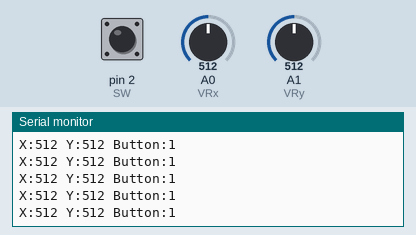
This sketch was run on a simulated Arduino Uno, built with avr-gcc and run on an emulated ATmega328P. Parts: the last lines printed to the serial monitor. Inputs (shaded band) come from the test bench; at power-on: A0 (VRx) = 512, A1 (VRy) = 512, pin 2 (SW) HIGH.

Above: at 1.2 s.
1.3 s: A0 (VRx) set to 716
At 1.31 s:
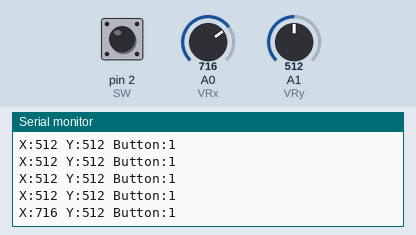
2.8 s: A1 (VRy) set to 716
At 2.83 s:
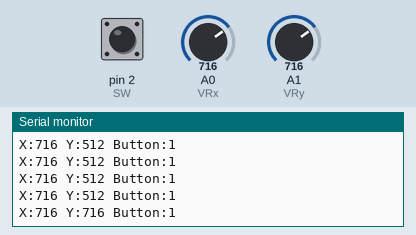
4.3 s: pin 2 (SW) pulled LOW for 0.15 s
At 4.34 s:
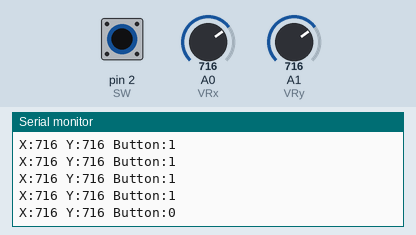
5.9 s: A0 (VRx) set to 1023
At 5.95 s:
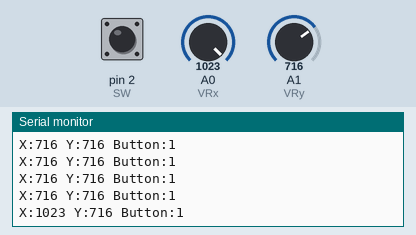
8.9 s: pin 2 (SW) pulled LOW for 1 s
At 8.97 s:
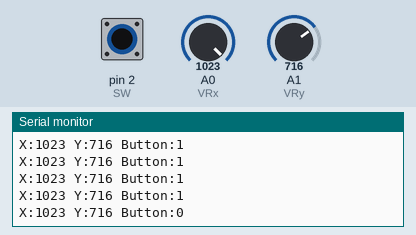
11.4 s: A1 (VRy) set to 900
At 11.49 s:
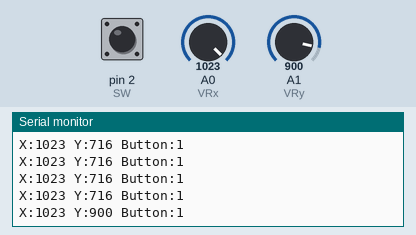
Timing chart, 0 to 13.9 s (numbered marks = the images above; inputs shaded):
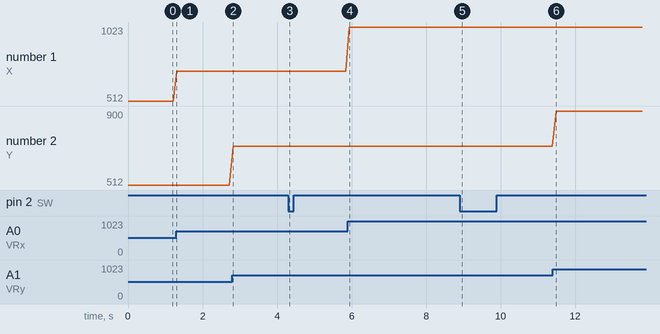

Measured:
- after the input at 1.3 s, the serial monitor: prints a new line at once (image 1)
- after the input at 2.8 s, the serial monitor: prints a new line at once (image 2)
- after the input at 4.3 s, the serial monitor: prints a new line at once (image 3)
- after the input at 5.9 s, the serial monitor: prints a new line at once (image 4)
- after the input at 8.9 s, the serial monitor: prints a new line after 0.07 s (image 5)
- after the input at 11.4 s, the serial monitor: prints a new line after 0.09 s (image 6)
- plotted number 1: 512 → 716 after the input at 1.3 s, 716 → 1023 after the input at 5.9 s
- plotted number 2: 716 → 900 after the input at 11.4 s

The sketch:

Code.ino
```cpp
const int VRx = A0; // Joystikning x o'qi
const int VRy = A1; // Joystikning y o'qi
const int SW = 2;   // Joystikning tugmasi

void setup() {
  Serial.begin(9600);
  pinMode(SW, INPUT_PULLUP);
}

void loop() {
  int xPosition = analogRead(VRx);
  int yPosition = analogRead(VRy);
  int buttonState = digitalRead(SW);

  Serial.print("X:");
  Serial.print(xPosition);
  Serial.print(" Y:");
  Serial.print(yPosition);
  Serial.print(" Button:");
  Serial.println(buttonState);

  delay(100); // Har 100 ms da o'qish
}
```
